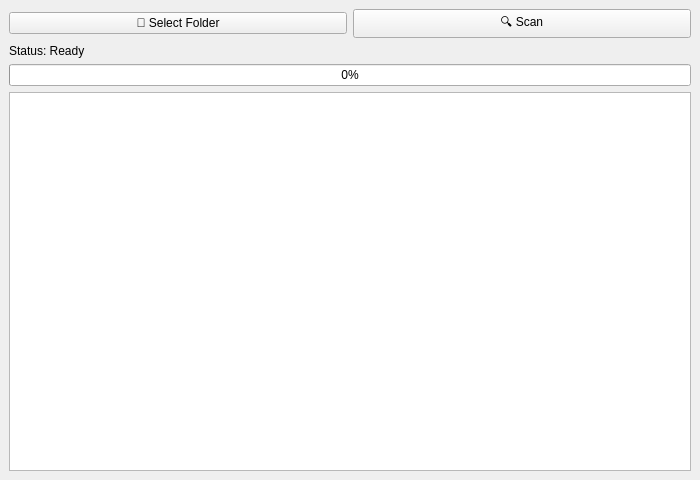
<?xml version="1.0" encoding="UTF-8"?>
<ui version="4.0">
 <class>PQC_Agent</class>
 <widget class="QMainWindow" name="PQC_Agent">
  <property name="geometry">
   <rect>
    <x>0</x>
    <y>0</y>
    <width>700</width>
    <height>480</height>
   </rect>
  </property>
  <property name="windowTitle">
   <string>PQC Algorithm File Scanner</string>
  </property>
  <widget class="QWidget" name="centralwidget">
   <layout class="QVBoxLayout" name="verticalLayout">
    <item>
     <layout class="QHBoxLayout" name="buttonLayout">
      <item>
       <widget class="QPushButton" name="btnSelect">
        <property name="text">
         <string>📁 Select Folder</string>
        </property>
       </widget>
      </item>
      <item>
       <widget class="QPushButton" name="btnScan">
        <property name="text">
         <string>🔍 Scan</string>
        </property>
       </widget>
      </item>
     </layout>
    </item>
    <item>
     <widget class="QLabel" name="labelStatus">
      <property name="text">
       <string>Status: Ready</string>
      </property>
     </widget>
    </item>
    <item>
     <widget class="QProgressBar" name="progressBar">
      <property name="value">
       <number>0</number>
      </property>
     </widget>
    </item>
    <item>
     <widget class="QPlainTextEdit" name="outputText">
      <property name="readOnly">
       <bool>true</bool>
      </property>
     </widget>
    </item>
   </layout>
  </widget>
 </widget>
 <resources/>
 <connections/>
</ui>
